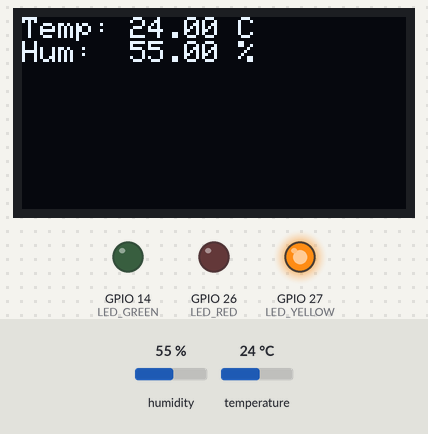
Bench run of a sketch on a simulated ESP32. Shown: 128×64 one-colour display, output pins drawn as LEDs (lit = HIGH). The inputs (shaded band) are chosen by the test bench; at power-on: temperature 24 °C, humidity 55 %. What the sketch prints to the serial monitor is not drawn.

Above: at 2.6 s.
2.7 s: temperature set to 20.7 °C
At 4.4 s:
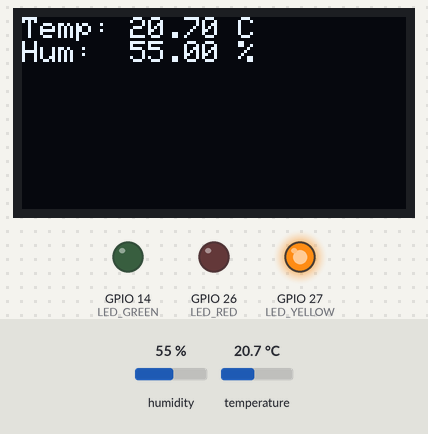
5.7 s: temperature set to 19.1 °C
At 7.1 s:
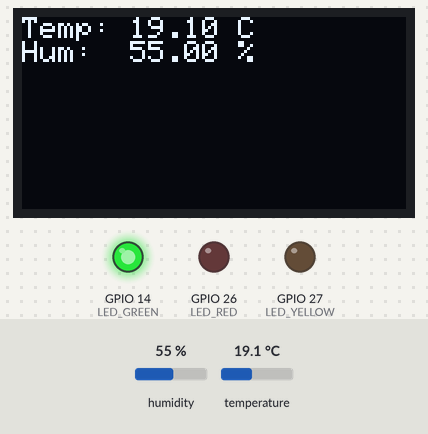
8.7 s: temperature set to 33 °C
At 11.2 s:
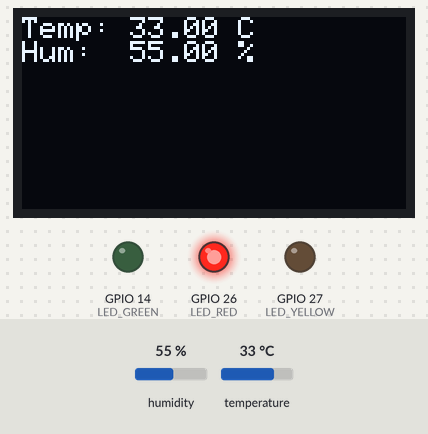
11.7 s: humidity set to 22 %
At 12.6 s:
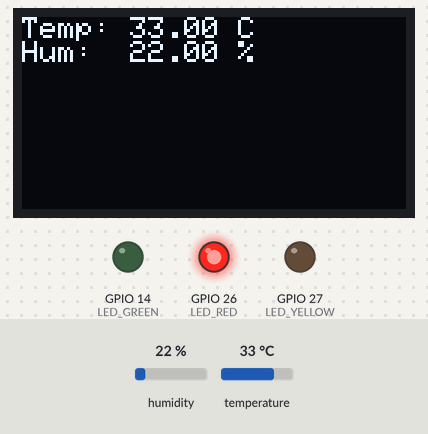
14.7 s: humidity set to 40 %
At 16.8 s:
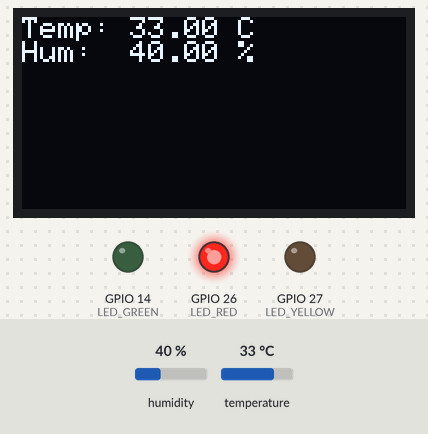
Timing chart, 0 to 18.3 s (numbered marks = the images above; inputs shaded):
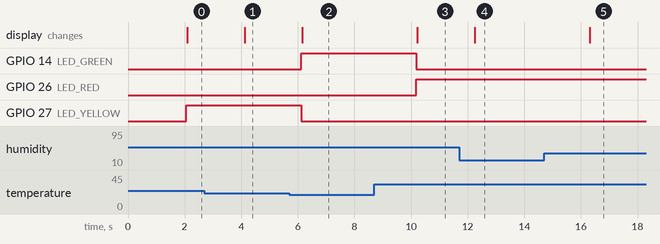

Measured:
- the behaviour switches between 20 and 19.9 °C on temperature (found by bisection; images 1 and 2)
- after the input at 2.7 s, the display: changes after 1.4 s (image 1)
- after the input at 5.7 s, GPIO 14 (LED_GREEN): LOW → HIGH after 0.42 s; GPIO 27 (LED_YELLOW): HIGH → LOW after 0.42 s; the display: changes after 0.45 s (image 2)
- after the input at 8.7 s, GPIO 14 (LED_GREEN): HIGH → LOW after 1.5 s; GPIO 26 (LED_RED): LOW → HIGH after 1.5 s; the display: changes after 1.5 s (image 3)
- after the input at 11.7 s, the display: changes after 0.54 s (image 4)
- after the input at 14.7 s, the display: changes after 1.6 s (image 5)

The sketch:

sketch.ino
```cpp
#include "DHT.h"
#include "Adafruit_Sensor.h"
#include <Wire.h>
#include <Adafruit_GFX.h>
#include <Adafruit_SSD1306.h>

#define DHTPIN      25
#define DHTTYPE     DHT22
DHT dht(DHTPIN, DHTTYPE);

// LCD/ OLED kijelző beállítások
#define SCREEN_WIDTH 128
#define SCREEN_HEIGHT 64
#define OLED_RESET    -1  // ha nincs reset láb
Adafruit_SSD1306 display(SCREEN_WIDTH, SCREEN_HEIGHT, &Wire, OLED_RESET);

#define LED_GREEN   14
#define LED_YELLOW  27
#define LED_RED     26

void setup() {
  Serial.begin(115200);
  Serial.println("DHT22 + OLED + LED vezérlés");

  dht.begin();

  pinMode(LED_GREEN, OUTPUT);
  pinMode(LED_YELLOW, OUTPUT);
  pinMode(LED_RED, OUTPUT);

  if(!display.begin(SSD1306_SWITCHCAPVCC, 0x3C)) { // 0x3C az I2C cím
    Serial.println(F("SSD1306 kijelző nem inicializálható"));
    for(;;);
  }
  display.clearDisplay();
  display.setTextSize(1);
  display.setTextColor(SSD1306_WHITE);

  // Kezdetben
  display.setCursor(0,0);
  display.println("Kezdes...");
  display.display();
}

void loop() {
  delay(2000);
  float t = dht.readTemperature();
  float h = dht.readHumidity();

  if (isnan(t) || isnan(h)) {
    Serial.println("Failed to read from DHT sensor!");
    return;
  }

  Serial.print("Hőmérséklet: "); Serial.print(t); Serial.println(" °C");
  Serial.print("Páratartalom: "); Serial.print(h); Serial.println(" %");

  // LED vezérlés:
  if (t < 20) {
    digitalWrite(LED_GREEN, HIGH);
    digitalWrite(LED_YELLOW, LOW);
    digitalWrite(LED_RED, LOW);
  }
  else if (t >= 20 && t <= 30) {
    digitalWrite(LED_GREEN, LOW);
    digitalWrite(LED_YELLOW, HIGH);
    digitalWrite(LED_RED, LOW);
  }
  else {
    digitalWrite(LED_GREEN, LOW);
    digitalWrite(LED_YELLOW, LOW);
    digitalWrite(LED_RED, HIGH);
  }

  // Kijelző frissítés:
  display.clearDisplay();
  display.setCursor(0,0);
  display.print("Temp: ");
  display.print(t);
  display.println(" C");
  display.print("Hum:  ");
  display.print(h);
  display.println(" %");
  display.display();
}
```
